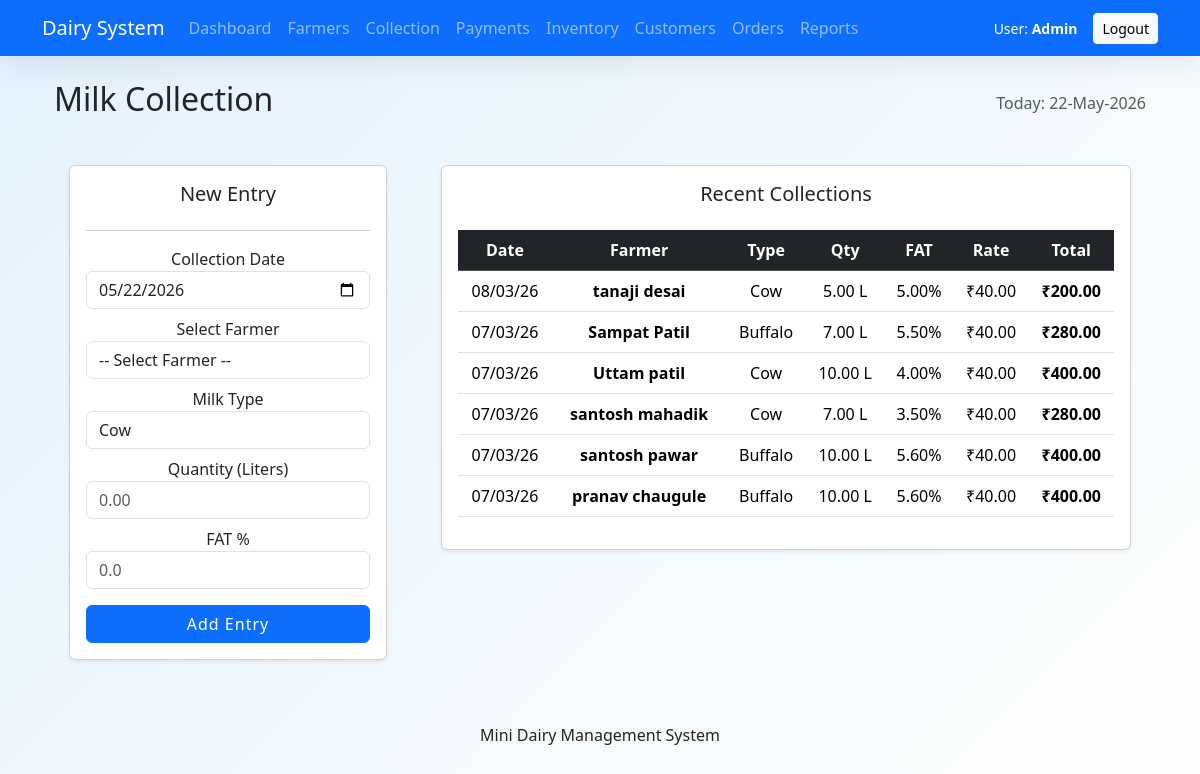
Screenshot of /milk_collection.php (signed in) with the database file from the repository.
### tables this page shows
CREATE TABLE `milk_collection` (
  `collection_id` int(11) NOT NULL,
  `farmer_id` int(11) DEFAULT NULL,
  `date` date DEFAULT NULL,
  `milk_type` enum('cow','buffalo') DEFAULT NULL,
  `quantity` decimal(10,2) DEFAULT NULL,
  `fat_percent` decimal(4,2) DEFAULT NULL,
  `rate_per_liter` decimal(10,2) DEFAULT NULL,
  `total_amount` decimal(10,2) DEFAULT NULL
);

CREATE TABLE `farmers` (
  `farmer_id` int(11) NOT NULL,
  `user_id` int(11) DEFAULT NULL,
  `farmer_name` varchar(100) NOT NULL,
  `phone` varchar(15) DEFAULT NULL,
  `address` text DEFAULT NULL,
  `join_date` date DEFAULT NULL
);

### milk_collection.php (the view, shortened to what this page needs)
<?php
include 'header.php';
$records = $conn->query("SELECT m.*, f.farmer_name FROM milk_collection m JOIN farmers f ON m.farmer_id = f.farmer_id ORDER BY m.date DESC");
?>
<div class="container">
    <div class="d-flex justify-content-between align-items-center mb-4">
        <h2>Milk Collection</h2>
        <span class="text-muted">Today: <?php echo date('d-M-Y'); ?></span>
    </div>
    <div class="row">
        <div class="col-md-4">
            <div class="card p-3 shadow-sm">
                <h5 class="card-title">New Entry</h5>
                <hr>
                <form method="POST">
                    <label>Collection Date</label>
                    <input type="date" name="date" value="<?php echo date('Y-m-d'); ?>" class="form-control mb-2" required>
                    <label>Select Farmer</label>
                    <select name="farmer" class="form-control mb-2" required>
                        <option value="">-- Select Farmer --</option>
                    </select>
                    <label>Milk Type</label>
                    <select name="milk_type" class="form-control mb-2">
                        <option value="cow">Cow</option>
                    </select>
                    <label>Quantity (Liters)</label>
                    <input type="number" step="0.01" name="quantity" class="form-control mb-2" placeholder="0.00" required>
                    <label>FAT %</label>
                    <input type="number" step="0.1" name="fat" class="form-control mb-2" placeholder="0.0" required>
                    <button name="add" class="btn btn-primary w-100 mt-2">Add Entry</button>
                </form>
            </div>
        </div>
        <div class="col-md-8">
            <div class="card p-3 shadow-sm">
                <h5>Recent Collections</h5>
                <div class="table-responsive">
                    <table class="table table-hover mt-3">
                        <thead class="table-dark">
                            <tr>
                                <th>Date</th>
                                <th>Farmer</th>
                                <th>Type</th>
                                <th>Qty</th>
                                <th>FAT</th>
                                <th>Rate</th>
                                <th>Total</th>
                            </tr>
                        </thead>
                        <tbody>
                            <?php if($records->num_rows > 0): ?>
                                <?php while($r = $records->fetch_assoc()){ ?>
                                <tr>
                                    <td><?php echo date('d/m/y', strtotime($r['date'])); ?></td>
                                    <td><strong><?php echo $r['farmer_name']; ?></strong></td>
                                    <td><?php echo ucfirst($r['milk_type']); ?></td>
                                    <td><?php echo $r['quantity']; ?> L</td>
                                    <td><?php echo $r['fat_percent']; ?>%</td>
                                    <td>₹<?php echo $r['rate_per_liter']; ?></td>
                                    <td><strong>₹<?php echo $r['total_amount']; ?></strong></td>
                                </tr>
                                <?php } ?>
                            <?php else: ?>
                                <tr><td colspan="7" class="text-center">No records found</td></tr>
                            <?php endif; ?>
                        </tbody>
                    </table>
                </div>
            </div>
        </div>
    </div>
</div>
<?php include 'footer.php'; ?>

### assets/css/style.css (style rules this page uses)
:root { --primary-blue: #0077b6; --milk-white: #f8fbff; --accent-blue: #caf0f8; --text-dark: #2d3436; --shadow: 0 8px 30px rgba(0,0,0,0.08); }
body { font-family: 'Poppins', sans-serif; background: linear-gradient(135deg, #e3f2fd 0%, #ffffff 100%); background-attachment: fixed; color: var(--text-dark); margin: 0; }
input { width: 100%; padding: 12px 15px; margin: 12px 0; border: 2px solid #eee; border-radius: 10px; box-sizing: border-box; transition: all 0.3s ease; }
button { width: 100%; padding: 14px; background: var(--primary-blue); border: none; border-radius: 10px; color: white; font-weight: 600; font-size: 16px; cursor: pointer; transition: 0.3s; text-transform: uppercase; letter-spacing: 1px; }
.card { display: inline-block; padding: 25px; margin: 15px; background: white; border-radius: 15px; box-shadow: var(--shadow); border: none; transition: 0.4s cubic-bezier(0.175, 0.885, 0.32, 1.275); text-align: center; vertical-align: top; min-width: 200px; }

### rows the page displays
milk_collection: date "08/03/26", farmer.farmer_name "tanaji desai", milk_type "Cow", quantity "5.00", fat_percent "5.00", rate_per_liter "40.00", total_amount "200.00"
milk_collection: date "07/03/26", farmer.farmer_name "Sampat Patil", milk_type "Buffalo", quantity "7.00", fat_percent "5.50", rate_per_liter "40.00", total_amount "280.00"
milk_collection: date "07/03/26", farmer.farmer_name "Uttam patil", milk_type "Cow", quantity "10.00", fat_percent "4.00", rate_per_liter "40.00", total_amount "400.00"
milk_collection: date "07/03/26", farmer.farmer_name "santosh mahadik", milk_type "Cow", quantity "7.00", fat_percent "3.50", rate_per_liter "40.00", total_amount "280.00"
milk_collection: date "07/03/26", farmer.farmer_name "santosh pawar", milk_type "Buffalo", quantity "10.00", fat_percent "5.60", rate_per_liter "40.00", total_amount "400.00"
milk_collection: date "07/03/26", farmer.farmer_name "pranav chaugule", milk_type "Buffalo", quantity "10.00", fat_percent "5.60", rate_per_liter "40.00", total_amount "400.00"

### other values shown
$_SESSION['name'] "Admin"
